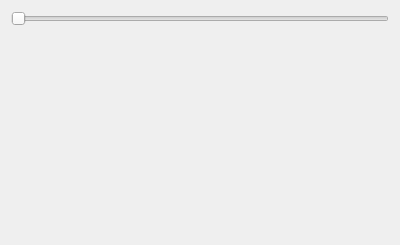
<?xml version="1.0" encoding="UTF-8"?>
<ui version="4.0">
 <class>FilterFormBlur</class>
 <widget class="QWidget" name="FilterFormBlur">
  <property name="geometry">
   <rect>
    <x>0</x>
    <y>0</y>
    <width>400</width>
    <height>245</height>
   </rect>
  </property>
  <property name="windowTitle">
   <string>Form</string>
  </property>
  <layout class="QVBoxLayout" name="verticalLayout">
   <item>
    <widget class="QSlider" name="horizontalSlider">
     <property name="maximum">
      <number>100</number>
     </property>
     <property name="orientation">
      <enum>Qt::Horizontal</enum>
     </property>
    </widget>
   </item>
   <item>
    <spacer name="verticalSpacer">
     <property name="orientation">
      <enum>Qt::Vertical</enum>
     </property>
     <property name="sizeHint" stdset="0">
      <size>
       <width>20</width>
       <height>203</height>
      </size>
     </property>
    </spacer>
   </item>
  </layout>
 </widget>
 <resources/>
 <connections/>
</ui>
